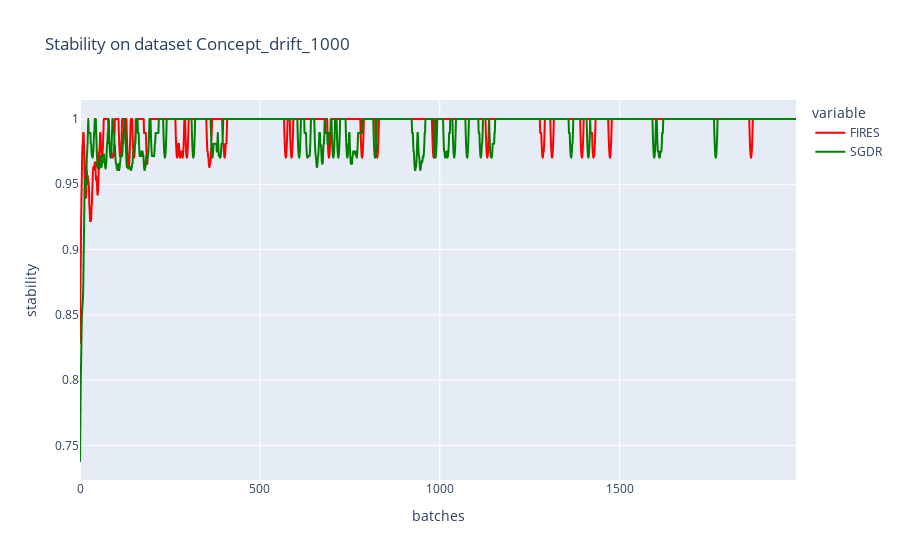

This figure's notebook cell:
### Code cell
# stability
title = "Stability on dataset {}".format(dataset_name)
col_names = ["FIRES", "SGDR"]
d = {"FIRES":fires_stability, "SGDR":sgdr_stability}
df = pd.DataFrame(d, columns=col_names)
fig = px.line(df, y = col_names, title=title, labels={"index":"batches", "value":"stability"}, color_discrete_map={'FIRES': 'red', "SGDR": "green"})
stability_trace = fig["data"]
fig.show()

### Figure 1 — Plotly figure (JSON) as saved in the notebook; plotly's stock layout.template omitted (floating-point values rounded to 4 significant figures; data arrays with more than 128 entries replaced by an {"elided": "..."} marker saying what was removed)
{"data": [{"hovertemplate": "variable=FIRES<br>batches=%{x}<br>stability=%{y}<extra></extra>", "legendgroup": "FIRES", "line": {"color": "red", "dash": "solid"}, "mode": "lines", "name": "FIRES", "showlegend": true, "type": "scattergl", "x": {"elided": "1991 int values"}, "xaxis": "x", "y": {"elided": "1991 float values"}, "yaxis": "y"}, {"hovertemplate": "variable=SGDR<br>batches=%{x}<br>stability=%{y}<extra></extra>", "legendgroup": "SGDR", "line": {"color": "green", "dash": "solid"}, "mode": "lines", "name": "SGDR", "showlegend": true, "type": "scattergl", "x": {"elided": "1991 int values"}, "xaxis": "x", "y": {"elided": "1991 float values"}, "yaxis": "y"}], "layout": {"legend": {"title": {"text": "variable"}, "tracegroupgap": 0}, "title": {"text": "Stability on dataset Concept_drift_1000"}, "xaxis": {"anchor": "y", "domain": [0, 1], "title": {"text": "batches"}}, "yaxis": {"anchor": "x", "domain": [0, 1], "title": {"text": "stability"}}}}
